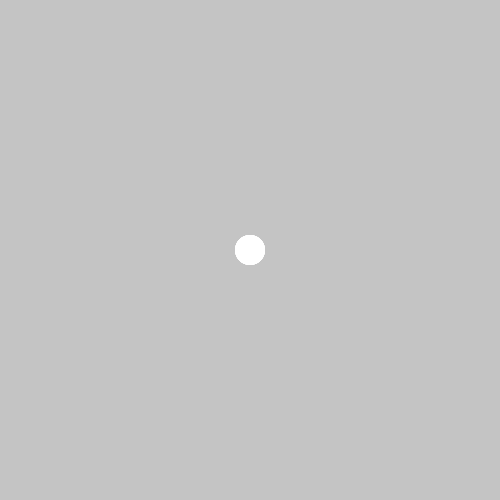
Frame 1 (no input)
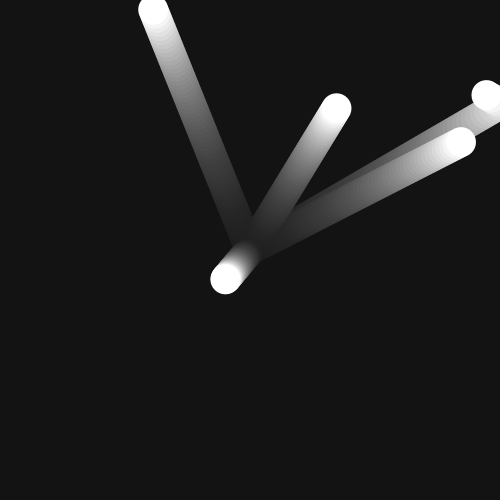
Frame 60 (the mouse pressed at the canvas centre just before this capture)
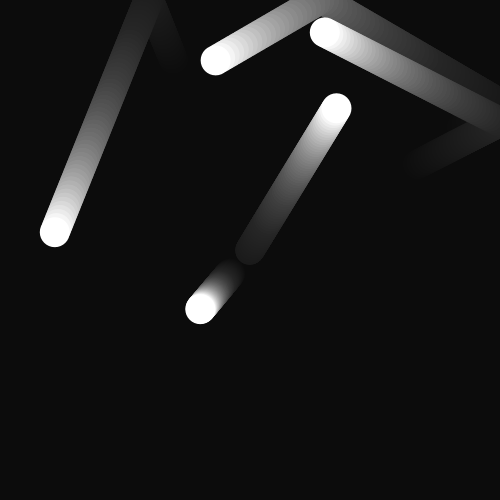
Frame 120 (the mouse held since frame 60 and released just before this capture)

The Processing sketch that drew these frames (run headless with seeded random() and noise(); from frame 60 on, the mouse is pressed at the canvas centre):

// Processing sketch: ex19_02
// ── ex19_02.pde
// 본문 코드: 

int num = 5;
Circle[] c = new Circle[num];

void setup() {
  size(500, 500); 
  for (int i = 0; i < num; i++) {
    c[i] = new Circle(width/2, height/2);
  }
}

void draw() {
  // 페이딩 효과
  noStroke();  
  fill(0, 10);  
  rect(0, 0, width, height);

  for (int i = 0; i < num; i++) {
    c[i].display();
    c[i].move();
    c[i].bounce();
  }
}

void mousePressed() {
  c[0].location.x = mouseX;
  c[0].location.y = mouseY;
}

// 클래스 코드

class Circle {
  PVector location, velocity;
  color col;
  float d;

  Circle(float x, float y) {
    location = new PVector(x, y);
    velocity = new PVector(random(-5, 5), random(-5, 5));
    col = color(255);
    d = 30;
  }

  void display() {
    fill(col);
    ellipse(location.x, location.y, d, d);
  }

  void move() {
    location.add(velocity);
  }

  void bounce() {
    // 경계에 부딪힐 때 반사 적용
    if (location.x < 0) {
      location.x = 0;
      velocity.x *= -1;
    }
    if (location.x > width) {
      location.x = width;
      velocity.x *= -1;
    }
    if (location.y < 0) {
      location.y = 0;
      velocity.y *= -1;
    }
    if (location.y > height) {
      location.y = height;
      velocity.y *= -1;
    }
  }
}
